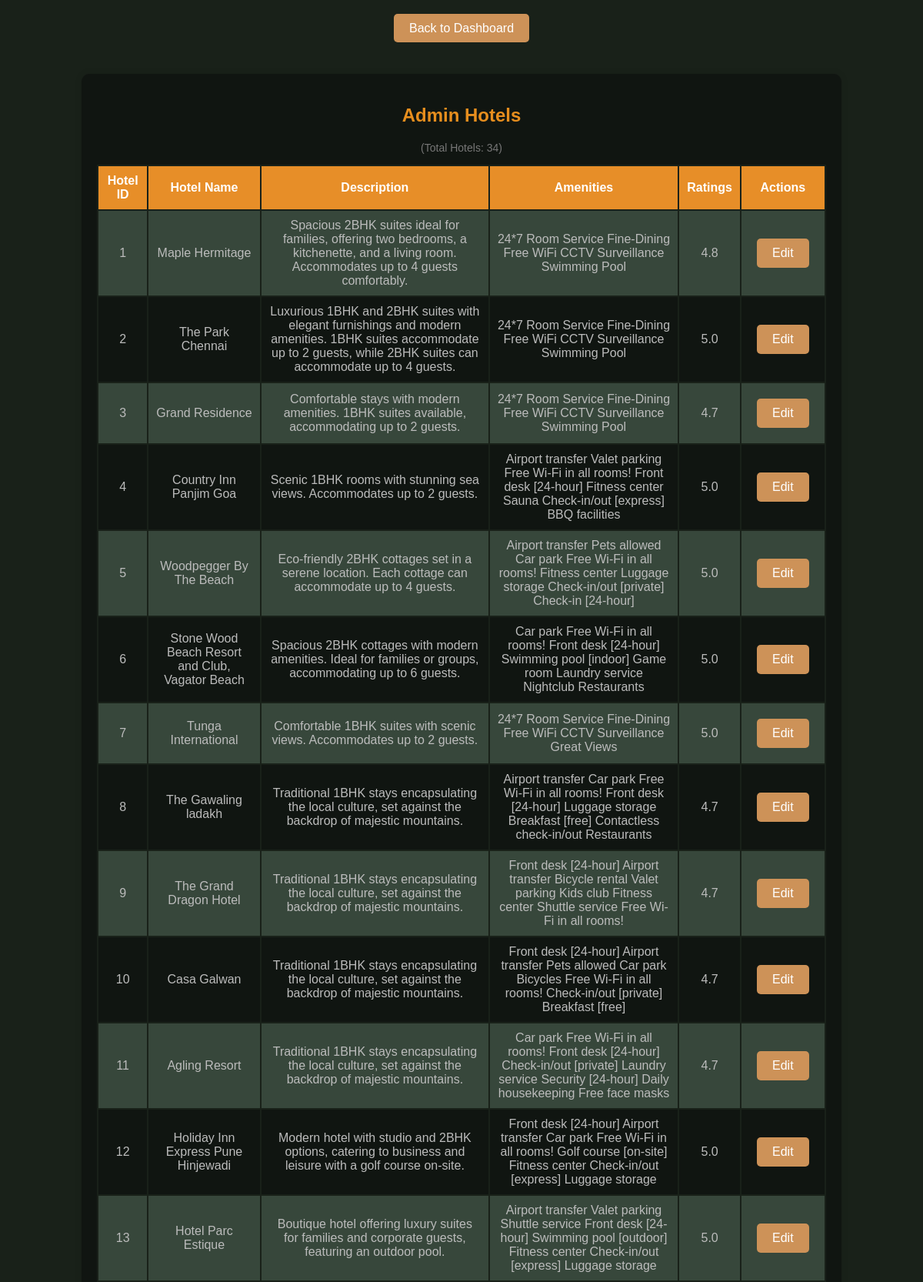
The page /login/adminhotels.php (upper part) on the database its author committed.
### tables this page shows
CREATE TABLE `hotels` (
  `hotelid` INT PRIMARY KEY,
  `hotel_name` VARCHAR(255) NOT NULL,
  `city` VARCHAR(255) NOT NULL,
  `amenities` TEXT,
  `ratings` DECIMAL(2, 1),
  `description` TEXT
);

### login/adminhotels.php (the view, shortened to what this page needs)
<!DOCTYPE html>
<html>
<head>
</head>
<body>
<a href="admindashboard.php" class="button back-button">Back to Dashboard</a>
    <div class="table-container">
        <h2>Admin Hotels</h2>
        <?php
        $servername = "localhost";
        $username = "root";
        $password = "";
        $database = "tourindia";
        $conn = new mysqli($servername, $username, $password, $database);
        function fetchHotels($conn) {
            $sql = "SELECT * FROM hotels";
            $result = $conn->query($sql);
            if ($result->num_rows > 0) {
                return $result->fetch_all(MYSQLI_ASSOC);
            } else {
                return array();
            }
        }
        $hotels = fetchHotels($conn);
        ?>
        <p class="small-font">(Total Hotels: <?php echo count($hotels); ?>)</p>
        <table>
            <tr>
                <th>Hotel ID</th>
                <th>Hotel Name</th>
                <th>Description</th>
                <th>Amenities</th>
                <th>Ratings</th>
                <th>Actions</th>
            </tr>
            <?php foreach ($hotels as $hotel) : ?>
                <tr>
                    <td><?php echo $hotel['hotelid']; ?></td>
                    <td><?php echo $hotel['hotel_name']; ?></td>
                    <td><?php echo $hotel['description']; ?></td>
                    <td><?php echo $hotel['amenities']; ?></td>
                    <td><?php echo $hotel['ratings']; ?></td>
                    <td>
                    <form method="post" action="../login/editHotel.php">
    <input type="submit" value="Edit" class="button">
</form>
                    </td>
                </tr>
            <?php endforeach; ?>
        </table>
    </div>
</body>
</html>

### login/adminhotels.php (style rules this page uses)
body { font-family: Arial, sans-serif; background-color: #192119; color: #bcbcbc; padding-top: 20px; text-align: center; }
h2 { color: #e78e1e; text-align: center; margin-bottom: 20px; }
.table-container { margin: 50px auto; width: 80%; background-color: #101511; padding: 20px; border-radius: 10px; box-shadow: 0 0 10px rgba(0, 0, 0, 0.1); }
table { width: 100%; border-collapse: collapse; }
th, td { padding: 10px; border: 2px solid #192119; text-align: center; }
th { background-color: #e78e28; color: #ffffff; }
tr:nth-child(even) { background-color: #37473b; }
.button { background-color: #cd9258; color: #fff; border: none; border-radius: 5px; padding: 10px 20px; cursor: pointer; transition: background-color 0.3s; text-decoration: none; margin: 10px; font-size: 16px; }
.back-button { background-color: #cd9258; }
.small-font { font-size: 14px; color: #777; margin-top: 5px; text-align: center; }

### rows shown on the page
hotels: hotelid "1", hotel_name "Maple Hermitage", description "Spacious 2BHK suites ideal for families, offering two bedrooms, a kitchenette, and a living room. Accommodates up to 4 guests comfortably.", amenities "24*7 Room Service Fine-Dining Free WiFi CCTV Surveillance Swimming Pool", ratings "4.8"
hotels: hotelid "2", hotel_name "The Park Chennai", description "Luxurious 1BHK and 2BHK suites with elegant furnishings and modern amenities. 1BHK suites accommodate up to 2 guests, while 2BHK suites can accommodate up to 4 guests.", amenities "24*7 Room Service Fine-Dining Free WiFi CCTV Surveillance Swimming Pool", ratings "5.0"
hotels: hotelid "3", hotel_name "Grand Residence", description "Comfortable stays with modern amenities. 1BHK suites available, accommodating up to 2 guests.", amenities "24*7 Room Service Fine-Dining Free WiFi CCTV Surveillance Swimming Pool", ratings "4.7"
hotels: hotelid "4", hotel_name "Country Inn Panjim Goa", description "Scenic 1BHK rooms with stunning sea views. Accommodates up to 2 guests.", amenities "Airport transfer Valet parking Free Wi-Fi in all rooms! Front desk [24-hour] Fitness center Sauna Check-in/out [express] BBQ facilities", ratings "5.0"
hotels: hotelid "5", hotel_name "Woodpegger By The Beach", description "Eco-friendly 2BHK cottages set in a serene location. Each cottage can accommodate up to 4 guests.", amenities "Airport transfer Pets allowed Car park Free Wi-Fi in all rooms! Fitness center Luggage storage Check-in/out [private] Check-in [24-hour]", ratings "5.0"
hotels: hotelid "6", hotel_name "Stone Wood Beach Resort and Club, Vagator Beach", description "Spacious 2BHK cottages with modern amenities. Ideal for families or groups, accommodating up to 6 guests.", amenities "Car park Free Wi-Fi in all rooms! Front desk [24-hour] Swimming pool [indoor] Game room Laundry service Nightclub Restaurants", ratings "5.0"
hotels: hotelid "7", hotel_name "Tunga International", description "Comfortable 1BHK suites with scenic views. Accommodates up to 2 guests.", amenities "24*7 Room Service Fine-Dining Free WiFi CCTV Surveillance Great Views", ratings "5.0"
hotels: hotelid "8", hotel_name "The Gawaling ladakh", description "Traditional 1BHK stays encapsulating the local culture, set against the backdrop of majestic mountains.", amenities "Airport transfer Car park Free Wi-Fi in all rooms! Front desk [24-hour] Luggage storage Breakfast [free] Contactless check-in/out Restaurants", ratings "4.7"
hotels: hotelid "9", hotel_name "The Grand Dragon Hotel", description "Traditional 1BHK stays encapsulating the local culture, set against the backdrop of majestic mountains.", amenities "Front desk [24-hour] Airport transfer Bicycle rental Valet parking Kids club Fitness center Shuttle service Free Wi-Fi in all rooms!", ratings "4.7"
hotels: hotelid "10", hotel_name "Casa Galwan", description "Traditional 1BHK stays encapsulating the local culture, set against the backdrop of majestic mountains.", amenities "Front desk [24-hour] Airport transfer Pets allowed Car park Bicycles Free Wi-Fi in all rooms! Check-in/out [private] Breakfast [free]", ratings "4.7"
hotels: hotelid "11", hotel_name "Agling Resort", description "Traditional 1BHK stays encapsulating the local culture, set against the backdrop of majestic mountains.", amenities "Car park Free Wi-Fi in all rooms! Front desk [24-hour] Check-in/out [private] Laundry service Security [24-hour] Daily housekeeping Free face masks", ratings "4.7"
hotels: hotelid "12", hotel_name "Holiday Inn Express Pune Hinjewadi", description "Modern hotel with studio and 2BHK options, catering to business and leisure with a golf course on-site.", amenities "Front desk [24-hour] Airport transfer Car park Free Wi-Fi in all rooms! Golf course [on-site] Fitness center Check-in/out [express] Luggage storage", ratings "5.0"
hotels: hotelid "13", hotel_name "Hotel Parc Estique", description "Boutique hotel offering luxury suites for families and corporate guests, featuring an outdoor pool.", amenities "Airport transfer Valet parking Shuttle service Front desk [24-hour] Swimming pool [outdoor] Fitness center Check-in/out [express] Luggage storage", ratings "5.0"

### other values the page prints
count($hotels) "34"
